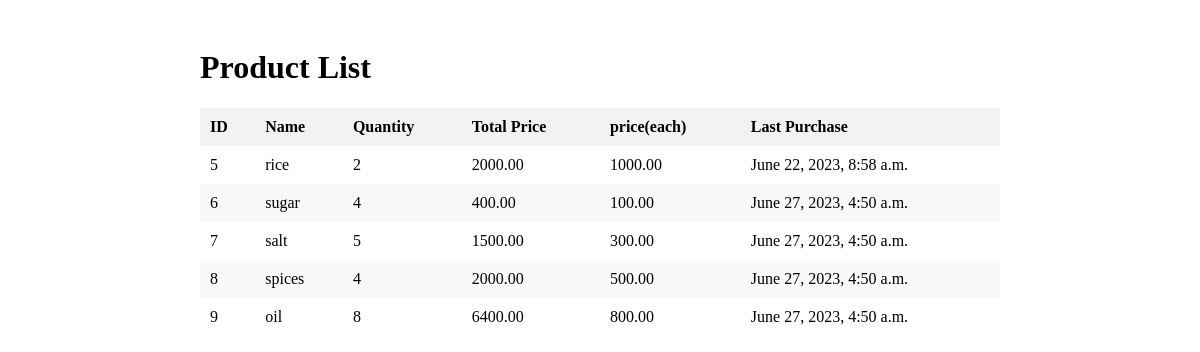
The page / on the database its author committed.
### resource/inventory/models.py (models this page shows, shortened)
class Product(models.Model):
    id = models.AutoField(primary_key=True)
    name = models.CharField(max_length=200)
    quantity = models.PositiveBigIntegerField()
    price = models.DecimalField(max_digits=8,decimal_places=2)
    total_price = models.DecimalField(max_digits=10, decimal_places=2,null=True,editable=False)
    last_purchase = models.DateTimeField(default=timezone.now, editable=False)

### resource/inventory/views.py (the view)
# urls.py: path('',product_list,name='product'),
def product_list(request):
    products = Product.objects.all()
    return render(request, 'inventory/product_list.html',{'products':products})

### resource/templates/inventory/product_list.html (shortened to what this page needs)
{% load static %}
<!DOCTYPE html>
<html>
<head>
</head>
<body>
  <div class="container">
    <h1>Product List</h1>
    <table>
      <thead>
        <tr>
          <th>ID</th>
          <th>Name</th>
          <th>Quantity</th>
          <th>Total Price</th>
          <th>price(each)</th>
          <th>Last Purchase</th>
        </tr>
      </thead>
      <tbody>
        {% for product in products %}
          <tr>
            <td>{{ product.id }}</td>
            <td>{{ product.name }}</td>
            <td>{{ product.quantity }}</td>
            <td>{{ product.total_price }}</td>
            <td>{{ product.price }}</td>
            <td>{{ product.last_purchase }}</td>
          </tr>
        {% empty %}
          <tr>
            <td colspan="5">No products found.</td>
          </tr>
        {% endfor %}
      </tbody>
    </table>
  </div>
</body>
</html>

### resource/templates/inventory/product_list.html (style rules this page uses)
.container { max-width: 800px; margin: 0 auto; padding: 20px; }
table { width: 100%; border-collapse: collapse; }
th, td { padding: 10px; text-align: left; }
thead { background-color: #f2f2f2; }
tbody tr:nth-child(even) { background-color: #f9f9f9; }

### rows shown on the page
Product: id "5", name "rice", quantity "2", total_price "2000.00", price "1000.00", last_purchase "June 22, 2023, 8:58 a.m."
Product: id "6", name "sugar", quantity "4", total_price "400.00", price "100.00", last_purchase "June 27, 2023, 4:50 a.m."
Product: id "7", name "salt", quantity "5", total_price "1500.00", price "300.00", last_purchase "June 27, 2023, 4:50 a.m."
Product: id "8", name "spices", quantity "4", total_price "2000.00", price "500.00", last_purchase "June 27, 2023, 4:50 a.m."
Product: id "9", name "oil", quantity "8", total_price "6400.00", price "800.00", last_purchase "June 27, 2023, 4:50 a.m."
